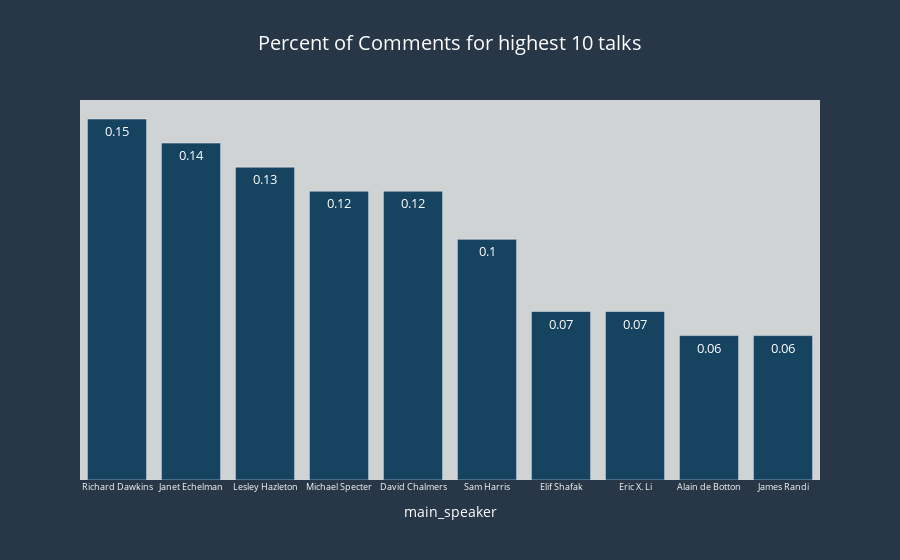

Here is the notebook cell this chart was saved with:
### Code cell
fig=px.bar(interaction,x="main_speaker",y="interaction",
       title="Percent of Comments for highest 10 talks",
      color_discrete_sequence=["#154360"],
      hover_data={"name":True,"main_speaker":False},
           text="interaction",
           
      )
fig.update_layout(
title_font_color="#fff",paper_bgcolor="#283747",title_font_size=20,title_x=.5,font_color="#fff",
    plot_bgcolor="#D0D3D4")
fig.update_yaxes(showgrid=False,visible=False,title="percent of commencts")
fig.update_xaxes(tickfont_size=9)
fig.update_traces(textposition="inside",textfont_color="#fff",textfont_size=13)
fig.show()

### Figure 1 — Plotly figure (JSON) as saved in the notebook; plotly's stock layout.template omitted (floating-point values rounded to 4 significant figures)
{"data": [{"alignmentgroup": "True", "customdata": [["Richard Dawkins: Militant atheism"], ["Janet Echelman: Taking imagination seriously"], ["Lesley Hazleton: On reading the Koran"], ["Michael Specter: The danger of science denial"], ["David Chalmers: How do you explain consciousness?"], ["Sam Harris: Science can answer moral questions"], ["Elif Shafak: The politics of fiction"], ["Eric X. Li: A tale of two political systems"], ["Alain de Botton: Atheism 2.0"], ["James Randi: Homeopathy, quackery and fraud"]], "hovertemplate": "interaction=%{text}<br>name=%{customdata[0]}<extra></extra>", "legendgroup": "", "marker": {"color": "#154360", "pattern": {"shape": ""}}, "name": "", "offsetgroup": "", "orientation": "v", "showlegend": false, "text": [0.15, 0.14, 0.13, 0.12, 0.12, 0.1, 0.07, 0.07, 0.06, 0.06], "textfont": {"color": "#fff", "size": 13}, "textposition": "inside", "type": "bar", "x": ["Richard Dawkins", "Janet Echelman", "Lesley Hazleton", "Michael Specter", "David Chalmers", "Sam Harris", "Elif Shafak", "Eric X. Li", "Alain de Botton", "James Randi"], "xaxis": "x", "y": [0.15, 0.14, 0.13, 0.12, 0.12, 0.1, 0.07, 0.07, 0.06, 0.06], "yaxis": "y"}], "layout": {"barmode": "relative", "font": {"color": "#fff"}, "legend": {"tracegroupgap": 0}, "paper_bgcolor": "#283747", "plot_bgcolor": "#D0D3D4", "title": {"font": {"color": "#fff", "size": 20}, "text": "Percent of Comments for highest 10 talks", "x": 0.5}, "xaxis": {"anchor": "y", "domain": [0.0, 1.0], "tickfont": {"size": 9}, "title": {"text": "main_speaker"}}, "yaxis": {"anchor": "x", "domain": [0.0, 1.0], "showgrid": false, "title": {"text": "percent of commencts"}, "visible": false}}}
